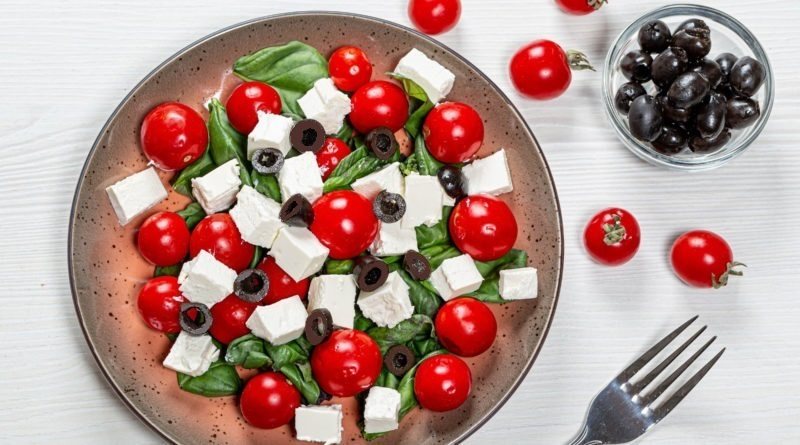
#> input picture 6.jpg, 800 x 445 px
$ python lab6.py
#> lines starting #> are read from the running program, lines starting #| are printed output that depends on the picture; after the words box and inside, x2 and y2 are one past the last pixel; in counts of white or black regions, pixels touching at a corner belong together
# -*- coding: utf-8 -*-
"""
Created on Tue Nov  5 15:57:42 2024

@author: Vanya
"""
# Импорт библиотек
import sys
sys.path.append('../')
import numpy as np
import cv2 as cv
from sklearn.cluster import MeanShift, estimate_bandwidth
from sklearn.cluster import KMeans
from skimage.feature import peak_local_max
from skimage.segmentation import watershed
from skimage import data
from scipy import ndimage
import matplotlib.pyplot as plt

import matplotlib.patches as patches
import random
import math

# сегментаци изображений
# расширение регионов
def region_growingHSV(image, seed, threshold):
    # Create an empty binary mask to store the segmented region
    region_mask = np.zeros(image.shape[0:2], dtype=np.uint8)

    # Define the connectivity (4-connectivity in this case)
    connectivity = [(1, 0), (-1, 0), (0, 1), (0, -1)]
    # Create a queue to store the pixels to be processed
    queue = []

    for i in seed:
        # Get the seed coordinates
        seed_x, seed_y = i
        queue.append((seed_x, seed_y))

        # Perform region growing
        while len(queue) > 0:
            x, y = queue.pop(0)

            # Check if the pixel is within the image boundaries
            if x < 0 or x >= image.shape[0] or y < 0 or y >= image.shape[1]:
                continue

            # Check if the pixel has already been visited
            if region_mask[x, y] != 0:
                continue

            # Calculate the similarity measure
            similarity = sum(abs(image[x, y, :] - image[seed_x, seed_y, :]))/3

            # Check if the pixel is similar to the seed pixel
            if similarity < threshold:
                region_mask[x, y] = 255  # Add the pixel to the region
                # Add the neighbors to the queue for further processing
                for dx, dy in connectivity:
                    queue.append((x + dx, y + dy))

    return region_mask

# Разделение регионов
# [35 lines left out: functions recursive_subdivide, find_children, not called in this run]

class Node():
    # [6 lines left out: function __init__, not called in this run]

    def get_width(self):
        return self.width

    def get_height(self):
        return self.height

    def get_points(self):
        return self.points

    def get_points(self, img):
        return img[self.x0:self.x0 + self.get_width(), self.y0:self.y0+self.get_height()]

    # [14 lines left out: function get_error, not called in this run]


class QTree():
    # [6 lines left out: function __init__, not called in this run]

    def get_points(self):
        return self.img[self.root.x0:self.root.x0 + self.root.get_width(), self.root.y0:self.root.y0+self.root.get_height()]

    def subdivide(self):
        recursive_subdivide(self.root, self.threshold, self.minPixelSize, self.img)

    # [32 lines left out: functions graph_tree, render_img, not called in this run]

# Загрузка изображения
image = cv.imread('6.jpg')
#> image is the input picture: shape (445, 800, 3); mean B, G, R 141.2, 148.7, 179.9
image_hsv = cv.cvtColor(image, cv.COLOR_RGB2HSV)
#> image_hsv: shape (445, 800, 3); mean H, S, V 76.3, 72.7, 182.8
gray = cv.cvtColor(image, cv.COLOR_BGR2GRAY)
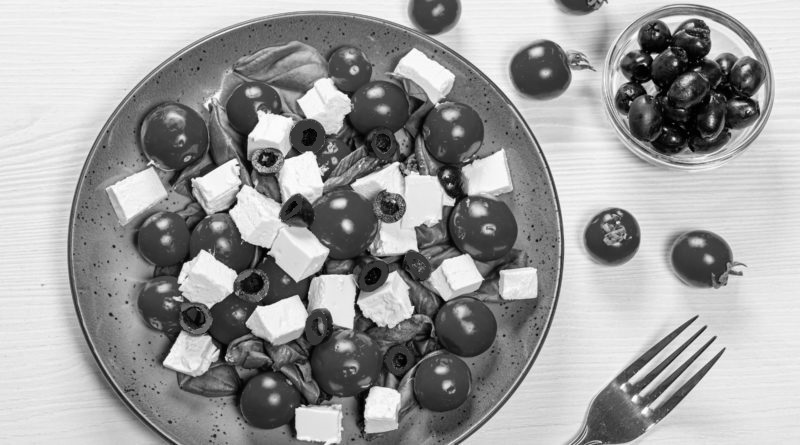
#> gray: shape (445, 800); min 0, max 255, mean 157.2

"""Вывод изображения"""
plt.figure(figsize=(15,20))
plt.subplot(1, 3, 1)
plt.imshow(image)
plt.subplot(1, 3, 2)
plt.imshow(gray)
plt.subplot(1, 3, 3)
plt.imshow(image_hsv)
plt.show()
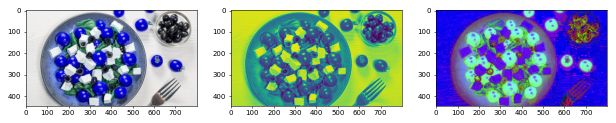
#> figure drawn by matplotlib, 3 panels; B, G, R data is drawn as R, G, B

# Задание стартовых точек
seeds = [(130,315),(75,675),(210,385),(260, 409),(354,394),(154,378),
         (201,299),(276,246),(173,446)]
# координаты для графика
x = list(map(lambda x: x[1], seeds))
y = list(map(lambda x: x[0], seeds))
# Порог похожести цвета региона
threshold = 102
# Нахождение сегментов используя метод region_growingHSV
segmented_region = region_growingHSV(image, seeds, threshold)
#> after the loop in region_growingHSV, `for i in seed:`:
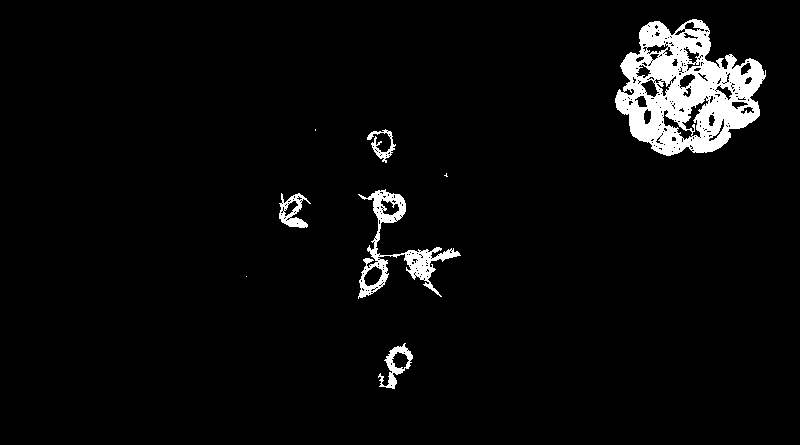
#> region_mask: shape (445, 800); 4.2% white; 8 white regions (3 under 20 px), largest, box (x1, y1, x2, y2) and area: (615, 19, 766, 156) 11217, (358, 189, 461, 299) 2410, (378, 343, 413, 389) 533, (279, 193, 311, 228) 507, (367, 129, 396, 163) 314
#> after the loop in region_growingHSV, `for i in seed:`: queue = []
# накладываем маску - отображаем только участки попавшие в какой-либо сегмент
result = cv.bitwise_and(image, image, mask=segmented_region)
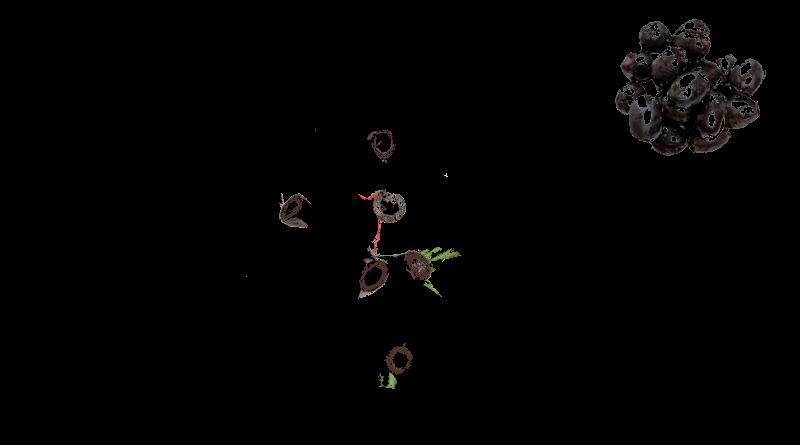
#> result: shape (445, 800, 3); mean B, G, R 2, 2.2, 2.6
# Отображение результирующего изображения
plt.figure(figsize=(15,20))
plt.subplot(1, 2, 1)
plt.scatter(x, y, marker="x", color="red", s=200)
plt.imshow(cv.cvtColor(image, cv.COLOR_BGR2RGB))
plt.subplot(1, 2, 2)
plt.imshow(cv.cvtColor(result, cv.COLOR_BGR2RGB))
plt.show()
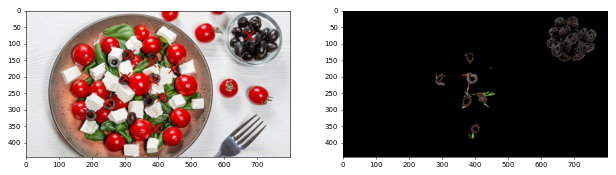
#> figure drawn by matplotlib, 2 panels
